Frame 1 (no input): blank canvas, image omitted
Frame 60 (the mouse pressed at the canvas centre just before this capture): blank canvas, image omitted
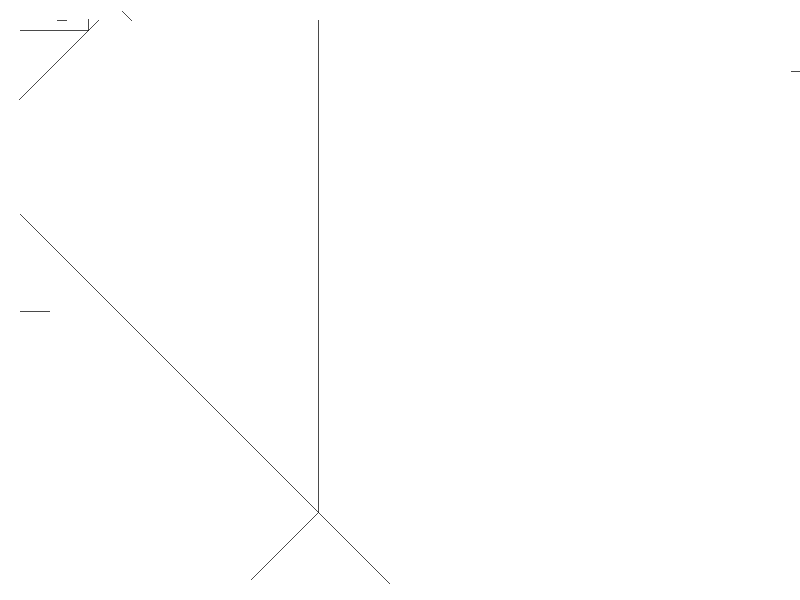
Frame 120 (the mouse held since frame 60 and released just before this capture)

The Processing sketch whose frames 1 and 60 were blank and that drew this single picture after the mouse press (run headless with seeded random() and noise(); from frame 60 on, the mouse is pressed at the canvas centre):

// Processing sketch: script03_shrinked
// ── script03_shrinked.pde
int x; int y; int vy; int vx; int anzahl = (int) random(10, 1000); int i; int punkt;

void setup(){
    size(800, 600);
    background(255);
    richtung(); anfang();
}

void draw(){
      if(i == anzahl){ println("Fertig"); i++; } // Fertig mit zeichnen
      if((x>=width-20 || y>=height-20 || x<=20 || y<=20) && i < anzahl) { // neue Linie initiieren
      i++; richtung(); anfang();
      }
      
      for(int i = 0; i < 10; i++) {
        loadPixels();
        if(get(x,y) < -10) { richtung(); }
        point(x,y);
        x = x + vx; y = y + vy;
      }
}

void richtung() {
        int richtung = (int) random(8);
        if(richtung==0){ vy = 0; vx = 1; }
        if(richtung==1){ vy = 1; vx = 1; }
        if(richtung==2){ vy = 1; vx = 0; }
        if(richtung==3){ vy = 1; vx = -1; }
        if(richtung==4){ vy = 0; vx = -1; }
        if(richtung==5){ vy = -1; vx = -1; }
        if(richtung==6){ vy = -1; vx = 0; }
        if(richtung==7){ vy = -1; vx = 1; }
}

void anfang() {
        int start = (int) random(4); 
        if(start==0){ x=20; y=int(random(height-40)+20); }
        if(start==1){ x=width; y=int(random(height-40)+20); }
        if(start==2){ x=int(random(width-40)+20); y=20; }
        if(start==3){ x=int(random(width-40)+20); y=20; }
}
